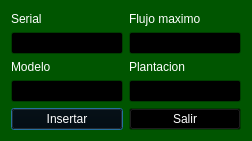
<?xml version="1.0" encoding="UTF-8"?>
<ui version="4.0">
 <class>interfaz_Adiccion</class>
 <widget class="QDialog" name="interfaz_Adiccion">
  <property name="geometry">
   <rect>
    <x>0</x>
    <y>0</y>
    <width>252</width>
    <height>141</height>
   </rect>
  </property>
  <property name="palette">
   <palette>
    <active>
     <colorrole role="WindowText">
      <brush brushstyle="SolidPattern">
       <color alpha="255">
        <red>255</red>
        <green>255</green>
        <blue>255</blue>
       </color>
      </brush>
     </colorrole>
     <colorrole role="Button">
      <brush brushstyle="SolidPattern">
       <color alpha="255">
        <red>0</red>
        <green>0</green>
        <blue>0</blue>
       </color>
      </brush>
     </colorrole>
     <colorrole role="Light">
      <brush brushstyle="SolidPattern">
       <color alpha="255">
        <red>0</red>
        <green>127</green>
        <blue>0</blue>
       </color>
      </brush>
     </colorrole>
     <colorrole role="Midlight">
      <brush brushstyle="SolidPattern">
       <color alpha="255">
        <red>0</red>
        <green>106</green>
        <blue>0</blue>
       </color>
      </brush>
     </colorrole>
     <colorrole role="Dark">
      <brush brushstyle="SolidPattern">
       <color alpha="255">
        <red>0</red>
        <green>42</green>
        <blue>0</blue>
       </color>
      </brush>
     </colorrole>
     <colorrole role="Mid">
      <brush brushstyle="SolidPattern">
       <color alpha="255">
        <red>0</red>
        <green>56</green>
        <blue>0</blue>
       </color>
      </brush>
     </colorrole>
     <colorrole role="Text">
      <brush brushstyle="SolidPattern">
       <color alpha="255">
        <red>255</red>
        <green>255</green>
        <blue>255</blue>
       </color>
      </brush>
     </colorrole>
     <colorrole role="BrightText">
      <brush brushstyle="SolidPattern">
       <color alpha="255">
        <red>255</red>
        <green>255</green>
        <blue>255</blue>
       </color>
      </brush>
     </colorrole>
     <colorrole role="ButtonText">
      <brush brushstyle="SolidPattern">
       <color alpha="255">
        <red>255</red>
        <green>255</green>
        <blue>255</blue>
       </color>
      </brush>
     </colorrole>
     <colorrole role="Base">
      <brush brushstyle="SolidPattern">
       <color alpha="255">
        <red>0</red>
        <green>0</green>
        <blue>0</blue>
       </color>
      </brush>
     </colorrole>
     <colorrole role="Window">
      <brush brushstyle="SolidPattern">
       <color alpha="255">
        <red>0</red>
        <green>85</green>
        <blue>0</blue>
       </color>
      </brush>
     </colorrole>
     <colorrole role="Shadow">
      <brush brushstyle="SolidPattern">
       <color alpha="255">
        <red>0</red>
        <green>0</green>
        <blue>0</blue>
       </color>
      </brush>
     </colorrole>
     <colorrole role="AlternateBase">
      <brush brushstyle="SolidPattern">
       <color alpha="255">
        <red>0</red>
        <green>42</green>
        <blue>0</blue>
       </color>
      </brush>
     </colorrole>
     <colorrole role="ToolTipBase">
      <brush brushstyle="SolidPattern">
       <color alpha="255">
        <red>255</red>
        <green>255</green>
        <blue>220</blue>
       </color>
      </brush>
     </colorrole>
     <colorrole role="ToolTipText">
      <brush brushstyle="SolidPattern">
       <color alpha="255">
        <red>0</red>
        <green>0</green>
        <blue>0</blue>
       </color>
      </brush>
     </colorrole>
    </active>
    <inactive>
     <colorrole role="WindowText">
      <brush brushstyle="SolidPattern">
       <color alpha="255">
        <red>255</red>
        <green>255</green>
        <blue>255</blue>
       </color>
      </brush>
     </colorrole>
     <colorrole role="Button">
      <brush brushstyle="SolidPattern">
       <color alpha="255">
        <red>0</red>
        <green>0</green>
        <blue>0</blue>
       </color>
      </brush>
     </colorrole>
     <colorrole role="Light">
      <brush brushstyle="SolidPattern">
       <color alpha="255">
        <red>0</red>
        <green>127</green>
        <blue>0</blue>
       </color>
      </brush>
     </colorrole>
     <colorrole role="Midlight">
      <brush brushstyle="SolidPattern">
       <color alpha="255">
        <red>0</red>
        <green>106</green>
        <blue>0</blue>
       </color>
      </brush>
     </colorrole>
     <colorrole role="Dark">
      <brush brushstyle="SolidPattern">
       <color alpha="255">
        <red>0</red>
        <green>42</green>
        <blue>0</blue>
       </color>
      </brush>
     </colorrole>
     <colorrole role="Mid">
      <brush brushstyle="SolidPattern">
       <color alpha="255">
        <red>0</red>
        <green>56</green>
        <blue>0</blue>
       </color>
      </brush>
     </colorrole>
     <colorrole role="Text">
      <brush brushstyle="SolidPattern">
       <color alpha="255">
        <red>255</red>
        <green>255</green>
        <blue>255</blue>
       </color>
      </brush>
     </colorrole>
     <colorrole role="BrightText">
      <brush brushstyle="SolidPattern">
       <color alpha="255">
        <red>255</red>
        <green>255</green>
        <blue>255</blue>
       </color>
      </brush>
     </colorrole>
     <colorrole role="ButtonText">
      <brush brushstyle="SolidPattern">
       <color alpha="255">
        <red>255</red>
        <green>255</green>
        <blue>255</blue>
       </color>
      </brush>
     </colorrole>
     <colorrole role="Base">
      <brush brushstyle="SolidPattern">
       <color alpha="255">
        <red>0</red>
        <green>0</green>
        <blue>0</blue>
       </color>
      </brush>
     </colorrole>
     <colorrole role="Window">
      <brush brushstyle="SolidPattern">
       <color alpha="255">
        <red>0</red>
        <green>85</green>
        <blue>0</blue>
       </color>
      </brush>
     </colorrole>
     <colorrole role="Shadow">
      <brush brushstyle="SolidPattern">
       <color alpha="255">
        <red>0</red>
        <green>0</green>
        <blue>0</blue>
       </color>
      </brush>
     </colorrole>
     <colorrole role="AlternateBase">
      <brush brushstyle="SolidPattern">
       <color alpha="255">
        <red>0</red>
        <green>42</green>
        <blue>0</blue>
       </color>
      </brush>
     </colorrole>
     <colorrole role="ToolTipBase">
      <brush brushstyle="SolidPattern">
       <color alpha="255">
        <red>255</red>
        <green>255</green>
        <blue>220</blue>
       </color>
      </brush>
     </colorrole>
     <colorrole role="ToolTipText">
      <brush brushstyle="SolidPattern">
       <color alpha="255">
        <red>0</red>
        <green>0</green>
        <blue>0</blue>
       </color>
      </brush>
     </colorrole>
    </inactive>
    <disabled>
     <colorrole role="WindowText">
      <brush brushstyle="SolidPattern">
       <color alpha="255">
        <red>0</red>
        <green>42</green>
        <blue>0</blue>
       </color>
      </brush>
     </colorrole>
     <colorrole role="Button">
      <brush brushstyle="SolidPattern">
       <color alpha="255">
        <red>0</red>
        <green>0</green>
        <blue>0</blue>
       </color>
      </brush>
     </colorrole>
     <colorrole role="Light">
      <brush brushstyle="SolidPattern">
       <color alpha="255">
        <red>0</red>
        <green>127</green>
        <blue>0</blue>
       </color>
      </brush>
     </colorrole>
     <colorrole role="Midlight">
      <brush brushstyle="SolidPattern">
       <color alpha="255">
        <red>0</red>
        <green>106</green>
        <blue>0</blue>
       </color>
      </brush>
     </colorrole>
     <colorrole role="Dark">
      <brush brushstyle="SolidPattern">
       <color alpha="255">
        <red>0</red>
        <green>42</green>
        <blue>0</blue>
       </color>
      </brush>
     </colorrole>
     <colorrole role="Mid">
      <brush brushstyle="SolidPattern">
       <color alpha="255">
        <red>0</red>
        <green>56</green>
        <blue>0</blue>
       </color>
      </brush>
     </colorrole>
     <colorrole role="Text">
      <brush brushstyle="SolidPattern">
       <color alpha="255">
        <red>0</red>
        <green>42</green>
        <blue>0</blue>
       </color>
      </brush>
     </colorrole>
     <colorrole role="BrightText">
      <brush brushstyle="SolidPattern">
       <color alpha="255">
        <red>255</red>
        <green>255</green>
        <blue>255</blue>
       </color>
      </brush>
     </colorrole>
     <colorrole role="ButtonText">
      <brush brushstyle="SolidPattern">
       <color alpha="255">
        <red>0</red>
        <green>42</green>
        <blue>0</blue>
       </color>
      </brush>
     </colorrole>
     <colorrole role="Base">
      <brush brushstyle="SolidPattern">
       <color alpha="255">
        <red>0</red>
        <green>85</green>
        <blue>0</blue>
       </color>
      </brush>
     </colorrole>
     <colorrole role="Window">
      <brush brushstyle="SolidPattern">
       <color alpha="255">
        <red>0</red>
        <green>85</green>
        <blue>0</blue>
       </color>
      </brush>
     </colorrole>
     <colorrole role="Shadow">
      <brush brushstyle="SolidPattern">
       <color alpha="255">
        <red>0</red>
        <green>0</green>
        <blue>0</blue>
       </color>
      </brush>
     </colorrole>
     <colorrole role="AlternateBase">
      <brush brushstyle="SolidPattern">
       <color alpha="255">
        <red>0</red>
        <green>85</green>
        <blue>0</blue>
       </color>
      </brush>
     </colorrole>
     <colorrole role="ToolTipBase">
      <brush brushstyle="SolidPattern">
       <color alpha="255">
        <red>255</red>
        <green>255</green>
        <blue>220</blue>
       </color>
      </brush>
     </colorrole>
     <colorrole role="ToolTipText">
      <brush brushstyle="SolidPattern">
       <color alpha="255">
        <red>0</red>
        <green>0</green>
        <blue>0</blue>
       </color>
      </brush>
     </colorrole>
    </disabled>
   </palette>
  </property>
  <property name="windowTitle">
   <string>Insertar Válvula</string>
  </property>
  <property name="windowIcon">
   <iconset resource="Imagenes.qrc">
    <normaloff>:/new/prefix1/Images/folder_users.ico</normaloff>:/new/prefix1/Images/folder_users.ico</iconset>
  </property>
  <layout class="QGridLayout" name="gridLayout">
   <item row="0" column="0">
    <layout class="QVBoxLayout" name="verticalLayout_3">
     <item>
      <layout class="QHBoxLayout" name="horizontalLayout">
       <item>
        <layout class="QVBoxLayout" name="verticalLayout_2">
         <item>
          <widget class="QLabel" name="label">
           <property name="text">
            <string>Serial</string>
           </property>
          </widget>
         </item>
         <item>
          <widget class="QLineEdit" name="serial_Line"/>
         </item>
         <item>
          <widget class="QLabel" name="label_2">
           <property name="text">
            <string>Modelo</string>
           </property>
          </widget>
         </item>
         <item>
          <widget class="QLineEdit" name="modelo_Line_2"/>
         </item>
        </layout>
       </item>
       <item>
        <layout class="QVBoxLayout" name="verticalLayout">
         <item>
          <widget class="QLabel" name="label_3">
           <property name="text">
            <string>Flujo maximo</string>
           </property>
          </widget>
         </item>
         <item>
          <widget class="QLineEdit" name="flujo_Line_2"/>
         </item>
         <item>
          <widget class="QLabel" name="label_4">
           <property name="text">
            <string>Plantacion</string>
           </property>
          </widget>
         </item>
         <item>
          <widget class="QLineEdit" name="plantacion_Line_2"/>
         </item>
        </layout>
       </item>
      </layout>
     </item>
     <item>
      <layout class="QHBoxLayout" name="horizontalLayout_2">
       <item>
        <widget class="QPushButton" name="insertar">
         <property name="text">
          <string>Insertar</string>
         </property>
        </widget>
       </item>
       <item>
        <widget class="QPushButton" name="cancelar">
         <property name="text">
          <string>Salir</string>
         </property>
        </widget>
       </item>
      </layout>
     </item>
    </layout>
   </item>
  </layout>
 </widget>
 <resources>
  <include location="Imagenes.qrc"/>
 </resources>
 <connections/>
</ui>
